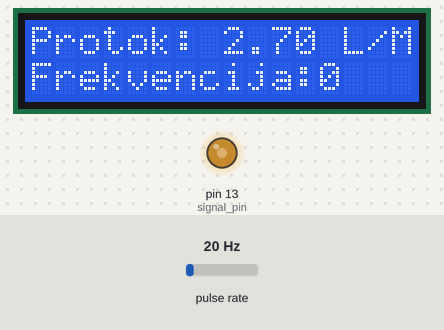
Recording of a sketch running on a simulated Arduino Uno, built with avr-gcc and run on an emulated ATmega328P. On the bench: 16×2 character LCD, output pins drawn as LEDs (lit = HIGH). Wiring (inferred from the names in the program): pulse sensor: data pin 2. Inputs (shaded band) come from the test bench; at power-on: pulse rate 20 Hz. What the sketch prints to the serial monitor is not drawn.

Above: at 1.6 s.
1.7 s: pulse rate (sensor on pin 2) set to 4 Hz
At 4.4 s:
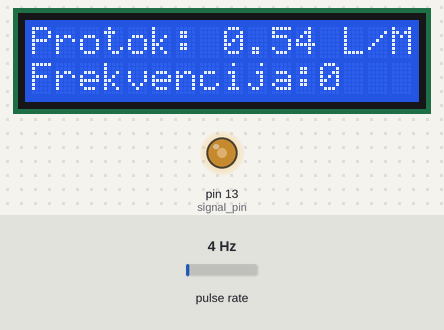
4.7 s: pulse rate (sensor on pin 2) set to 50 Hz
At 7.0 s:
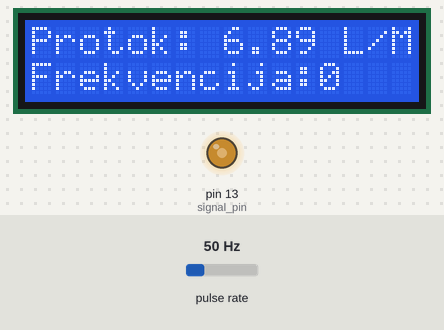
7.7 s: pulse rate (sensor on pin 2) set to 100 Hz
At 10.7 s:
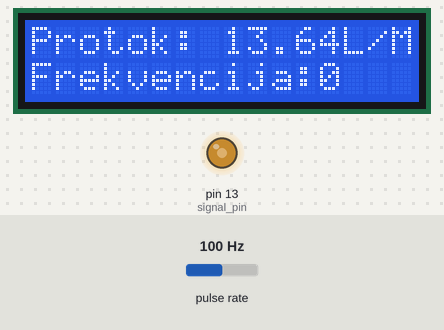
Timing chart, 0 to 12.2 s (numbered marks = the images above; inputs shaded):
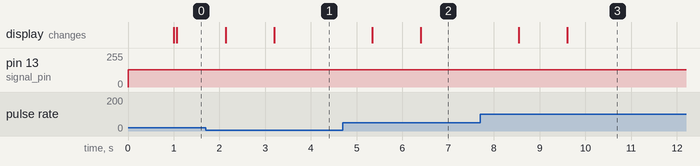

The sketch:

projekat.ino
```cpp
#include <PWM.h>
#include <LiquidCrystal.h>

String inputString = "";
boolean stringComplete = false;
String commandString = "";


const int signal_pin = 13;

int32_t frequency;
int cif = 0;

int flowPin = 2;
double flowRate;
volatile int count;
LiquidCrystal lcd(8, 3, 4, 5, 6, 7);

void setup()
{
    Serial.begin(9600);
    InitTimersSafe();
    pinMode(flowPin, INPUT);
    attachInterrupt(0, Flow, RISING);
}

void loop()
{
pumpaj();
}


void getCommand()
{
  if(inputString.length()>0)
  {
     commandString = inputString.substring(1,5);
  }
}

void pumpaj(){
     int i = 0;


     pwmWriteHR(signal_pin, 32768);
     SetPinFrequencySafe(signal_pin, frequency);
     for(i=0;i<15;i++){
        count = 0;
        interrupts();
        delay (1000);
        noInterrupts();

        flowRate = (count * 2.25);
        flowRate = flowRate * 60;
        flowRate = flowRate / 1000;

        lcd.begin(16, 2);
        lcd.setCursor(0,0);
        lcd.print("Protok:");
        lcd.setCursor(8, 0);
        lcd.print(flowRate);
        Serial.println(flowRate);
        lcd.setCursor(13, 0);
        lcd.print("L/Min");
        lcd.setCursor(0, 1);
        lcd.print("Frekvencija:");
        lcd.setCursor(12,1);
        lcd.print(frequency);
     }
     pwmWriteHR(signal_pin, 0);
     delay(1000);
     lcd.clear();
}

void serialEvent() {
  while (Serial.available()) {
    char inChar = (char)Serial.read();
    Serial.println(inChar);
    inputString += inChar;
    if (inChar == '\n') {
      stringComplete = true;
    }
  }
}

void Flow()
{
   count++;
}
```

Measured:
- after the input at 1.7 s, the display: first changes after 0.44 s (image 1 shows a later state)
- after the input at 4.7 s, the display: first changes after 0.64 s (image 2 shows a later state)
- after the input at 7.7 s, the display: first changes after 0.84 s (image 3 shows a later state)
